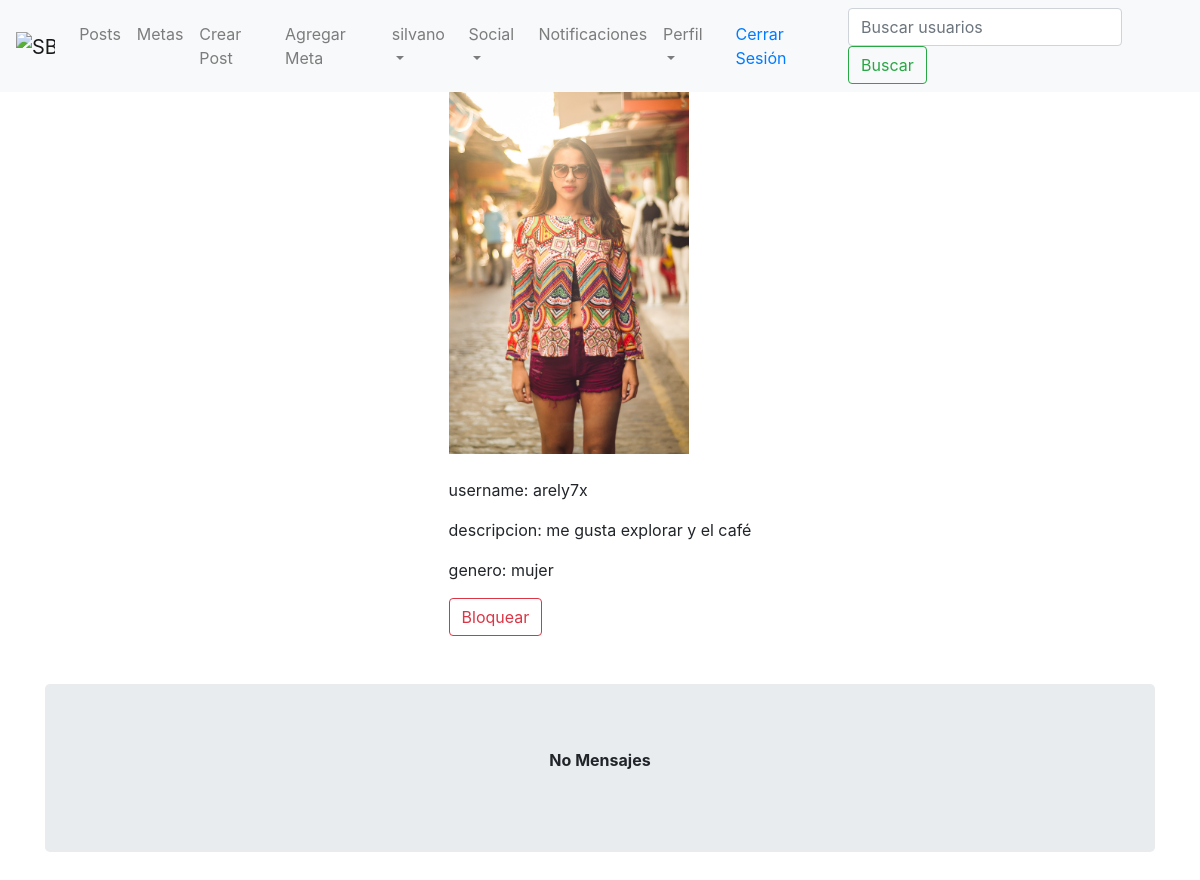
/accounts/list_messages/3/ (signed in), run on the app's committed database.
### accounts/models.py (models this page shows, shortened)
class Profile(models.Model):
    user = models.OneToOneField(User, related_name='profiles', on_delete=models.CASCADE)
    gender = models.CharField(max_length=20)
    description = models.TextField(max_length=200)
    profile_pic = models.ImageField(upload_to='media', blank=True)
    blocked_users = models.ManyToManyField('auth.User', related_name='blocked', blank=True, through='BlockedList')

### accounts/views.py (the view)
# urls.py: url(r'^list_messages/(?P<pk>\d+)/$', views.user_detail_messages_view, name='detail_messages'),
@login_required
def user_detail_messages_view(request, pk):
    profile = get_object_or_404(Profile, pk=pk)
    search_user = MyMessage.objects.filter(author=profile.user, recipient=request.user.profiles)
    request_user = MyMessage.objects.filter(author=request.user, recipient=profile)
    is_blocked = False
    if BlockedList.objects.filter(user=profile.user, profile=request.user.profiles):
        is_blocked = True
    result_list = sorted(
        chain(search_user, request_user),
        key=lambda instance: instance.created_date)
    context = {
        'is_blocked': is_blocked,
        'user_list': profile,
        'both_lists': result_list
    }
    return render(request, 'accounts/user_detail_messages.html', context)

### accounts/templates/accounts/user_detail_messages.html (shortened to what this page needs)
<!DOCTYPE html>
{% extends 'main.html' %}
{% block body_block%}
<div class="d-flex justify-content-center">
    <div>
        {% if user_list.profile_pic %}
            <img src="{{ user_list.profile_pic.url }}" width="240px">
            <br>
            <br>
            <p>username: {{ user_list.user.username }}</p>
            <p>descripcion: {{ user_list.description }}</p>
            <p>genero: {{ user_list.gender }}</p>
            <form method="POST" action="{% url 'accounts:block_user' %}">
                    {% if is_blocked %}
                        <button type="submit" class="btn btn-light" name="post_id" value="{{ user_list.pk }}">Desbloquear</button>
                    {% else %}
                        <button type="submit" class="btn btn-outline-danger" name="post_id" value="{{ user_list.pk }}">Bloquear</button>
                    {% endif %}
            </form>
            <br>
        {% endif %}
    </div>
</div>
    <br>
{% if request.user not in user_list.blocked_users.all and user_list.user not in request.user.profiles.blocked_users.all%}
    {% if both_lists %}
    <div class="d-flex justify-content-center">
    <a href="{% url 'message:add_message' pk=user_list.pk %}" class="btn btn-primary">Responders</a>
    </div>
    {% else %}
        <div class="container">
            <div class="jumbotron">
                <div align="center">
                     <p><strong>No Mensajes</strong></p>
                </div>
            </div>
        </div>
    {% endif %}
{% else %}
    <div class="container">
        <div class="jumbotron">
            <div align="center"><p>Bloqueado</p></div>
        </div>
    </div>
    {% endif %}
{% endblock %}

### templates/main.html (shortened to what this page needs)
<!DOCTYPE html>
{% load staticfiles %}
{% load bootstrap4 %}
<html lang="en">
<head>
    <link rel="stylesheet" href="{% static 'css/main_style.css' %}"/>
<link rel="stylesheet" href="https://stackpath.bootstrapcdn.com/bootstrap/4.1.3/css/bootstrap.min.css">
</head>
<body>
<nav class="navbar navbar-expand-lg navbar-light bg-light">
    {% if user.is_authenticated %}
     <a class="navbar-brand" href="{% url 'home' %}">
        <img src="http://drive.google.com/uc?export=view&id=1wMCfOAQBbYiHxPS4CjJXNiMtSQU9vugS" width="30" height="30" alt="SB">
    </a>
        <div class="navbar-collapse collapse" id="collapsingNavbarXs">
            <ul class="navbar-nav mr-auto">
                <li class="nav-item">
                    <a class="nav-link" href="{% url 'posts:list' %}">Posts</a>
                </li>
                <li class="nav-item">
                    <a class="nav-link" href="{% url 'todo:todo_list'%}">Metas</a>
                </li>
                <li class="nav-item">
                    <a class="nav-link" href="{% url 'posts:create_post' %}" >Crear Post</a>
                </li>
                <li class="nav-item">
                    <a class="nav-link" href="{% url 'todo:add'%}">Agregar Meta</a>
                </li>
                <li class="nav-item dropdown">
                    <a class="nav-link dropdown-toggle" href="#" id="navbarDropdown" role="button" data-toggle="dropdown" aria-haspopup="true" aria-expanded="false">
                    {{ request.user.first_name }}
                    </a>
                </li>
                <li class="nav-item dropdown">
                    <a class="nav-link dropdown-toggle" href="#" id="navbarDropdown" role="button" data-toggle="dropdown" aria-haspopup="true" aria-expanded="false">
                      Social
                    </a>
                </li>
                <li class="nav-item">
                    <a class="nav-link" href="{% url 'noti:all' %}">Notificaciones</a>
                </li>
            {% if user.profiles %}
                <li class="nav-item dropdown">
                    <a class="nav-link dropdown-toggle" href="#" id="navbarDropdown" role="button" data-toggle="dropdown" aria-haspopup="true" aria-expanded="false">
                        Perfil
                    </a>
                </li>
            {% else %}
                <li class="nav-item">
                    <a class="nav-link" href="{% url 'accounts:createprofile' %}">Crear perfil</a>
                </li>
            {% endif %}
            </ul>
                    <a class="nav-link" href="{% url 'logout' %}" >Cerrar Sesión</a>
            {% block serach_block %}
                <form method="GET" action="{% url 'accounts:list'%}" class="form-inline">
                    <input class="form-control mr-sm-2" type="text" placeholder="Buscar usuarios" aria-label="Search" name="q">
                    <button class="btn btn-outline-success my-2 my-sm-0" type="submit">Buscar</button>
                 </form>
            {% endblock %}
        </div>
    {% else %}
            <a class="nav-link" href="{% url 'login' %}">Iniciar Sesión</a>
            <a class="nav-link" href="{% url 'accounts:registration' %}">Registrarse</a>
    {% endif %}
</nav>
    {% block body_block %}{% endblock %}
</body>
</html>

### data on the page
Profile: profile_pic (picture), user.username "arely7x", description "me gusta explorar y el café", gender "mujer"

### other printed values
{{ request.user.first_name }} "silvano"
